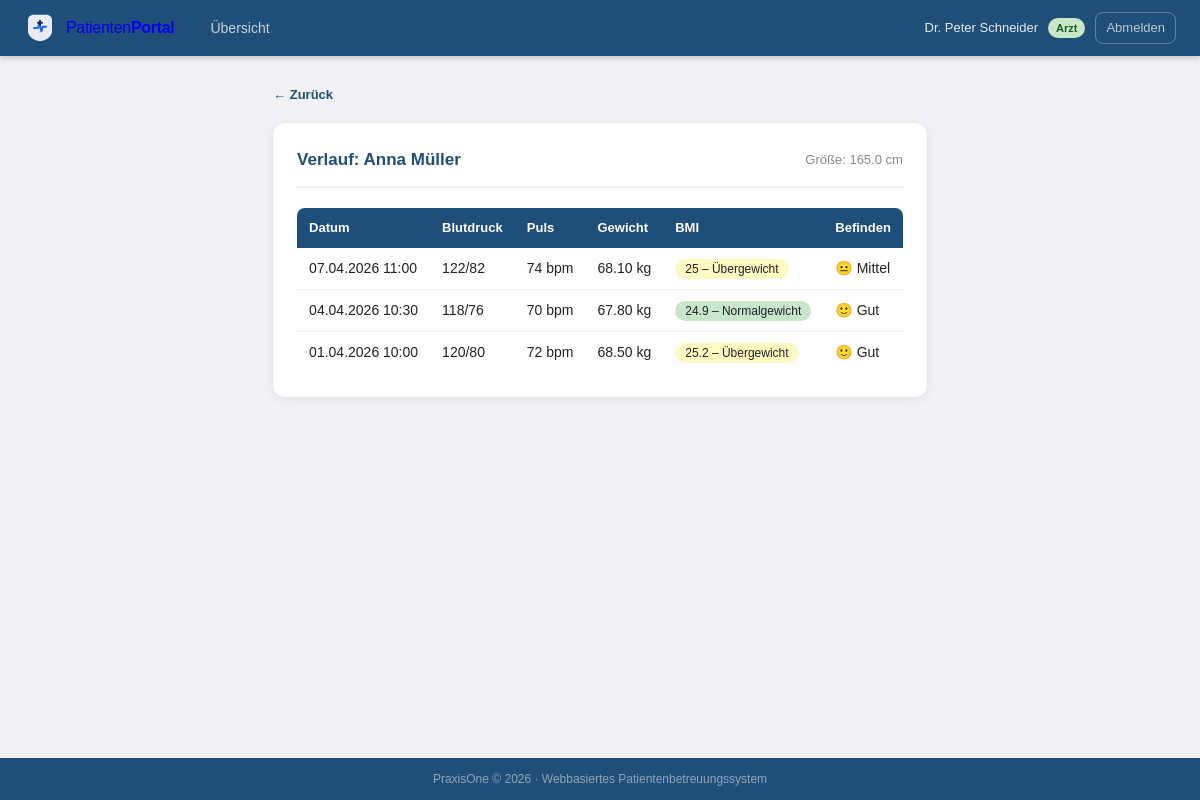
Screenshot of /verlauf.php?id=2 (signed in) with the database file from the repository.
### tables this page shows
CREATE TABLE `patienten` (
  `PID`          INT(11)      NOT NULL AUTO_INCREMENT,
  `Name`         VARCHAR(100) DEFAULT NULL,
  `Vorname`      VARCHAR(100) DEFAULT NULL,
  `Geburtsdatum` DATE         DEFAULT NULL,
  `Strasse`      VARCHAR(100) DEFAULT NULL,
  `Hausnummer`   VARCHAR(10)  DEFAULT NULL,
  `PLZ`          VARCHAR(10)  DEFAULT NULL,
  `Ort`          VARCHAR(100) DEFAULT NULL,
  `Groesse`      DECIMAL(4,1) DEFAULT NULL,
  PRIMARY KEY (`PID`)
);

CREATE TABLE `messungen` (
  `MID`      INT(11)      NOT NULL AUTO_INCREMENT,
  `PID`      INT(11)      DEFAULT NULL,
  `Datum`    DATETIME     DEFAULT CURRENT_TIMESTAMP,
  `Gewicht`  DECIMAL(5,2) DEFAULT NULL,
  `RR`       VARCHAR(10)  DEFAULT NULL,
  `P`        INT(11)      DEFAULT NULL,
  `Befinden` INT(11)      DEFAULT NULL,
  PRIMARY KEY (`MID`),
  KEY `PID` (`PID`),
  CONSTRAINT `messungen_ibfk_1` FOREIGN KEY (`PID`) REFERENCES `patienten` (`PID`)
    ON DELETE CASCADE ON UPDATE CASCADE
);

### Includes/auth.php (called while the page is built, shortened)
<?php
function aktueller_user(): array {
    return [
        'id'    => $_SESSION['user_id'],
        'name'  => $_SESSION['realname'] ?? $_SESSION['username'],
        'rolle' => $_SESSION['rolle'],
    ];
}

### Includes/functions.php (called while the page is built, shortened)
<?php
function bmi_berechnen(?float $gewicht, ?float $groesse_cm): ?float {
    $g = $groesse_cm / 100;
    return round($gewicht / ($g * $g), 1);
}
function bmi_klasse(?float $bmi): string {
    if ($bmi <= 24.9) return 'normal';
    if ($bmi <= 29.9) return 'uebergewicht';
    return 'adipositas';
}
function bmi_label(?float $bmi): string {
    return match(bmi_klasse($bmi)) {
        'untergewicht' => 'Untergewicht',
        'normal'       => 'Normalgewicht',
        'uebergewicht' => 'Übergewicht',
        'adipositas'   => 'Adipositas',
        default        => '–'
    };
}
function bmi_farbe(?float $bmi): string {
    return match(bmi_klasse($bmi)) {
        'untergewicht' => '#b3d4f5',
        'normal'       => '#c8e6c9',
        'uebergewicht' => '#fff9c4',
        'adipositas'   => '#ffcdd2',
        default        => '#e0e0e0'
    };
}
function rr_status(?string $rr): string {
    [$sys, $dia] = explode('/', $rr);
    return 'normal';
}
function befinden_text(int $wert): string {
    return match($wert) {
        1 => '😞 Sehr schlecht', 2 => '😕 Schlecht', 3 => '😐 Mittel',
        4 => '🙂 Gut',           5 => '😄 Sehr gut', default => '–'
    };
}
function datum_formatieren(?string $datum, bool $uhrzeit = false): string {
    return date($uhrzeit ? 'd.m.Y H:i' : 'd.m.Y', strtotime($datum));
}

### verlauf.php (the view, shortened to what this page needs)
<?php
require_once "Includes/auth.php";
require_once "Includes/functions.php";
require_once "Config/db.php";
$user  = aktueller_user();
$rolle = $user['rolle'];
if ($rolle === 'Pat') {
    $pid = $user['id'];
} elseif (in_array($rolle, ['Arzt','Ass']) && isset($_GET['id']) && is_numeric($_GET['id'])) {
    $pid = (int)$_GET['id'];
} else { header("Location: login.php"); exit(); }
$stmt = $pdo->prepare("SELECT * FROM patienten WHERE PID = :pid");
$stmt->execute([':pid' => $pid]);
$patient = $stmt->fetch();
$stmt2 = $pdo->prepare("SELECT * FROM messungen WHERE PID = :pid ORDER BY Datum DESC");
$stmt2->execute([':pid' => $pid]);
$messungen = $stmt2->fetchAll();
$zurueck = match($rolle) { 'Arzt' => "patient_detail.php?id=$pid", 'Ass' => "dashboard_fachkraft.php", default => "dashboard_patient.php" };
$groesse  = $patient['Groesse'] ?: null;
require_once "Includes/header.php";
?>
<a class="link-zurueck" href="<?= $zurueck ?>">← Zurück</a>
<div class="card">
    <div class="card-header">
        <h2>Verlauf: <?= htmlspecialchars($patient['Vorname'] . ' ' . $patient['Name']) ?></h2>
        <?php if ($groesse): ?>
            <span style="font-size:13px; color:var(--text-hell)">Größe: <?= $groesse ?> cm</span>
        <?php else: ?>
            <span style="font-size:13px; color:var(--rot)">⚠️ Keine Körpergröße – BMI nicht berechenbar</span>
        <?php endif; ?>
    </div>
    <?php if (empty($messungen)): ?>
        <p style="text-align:center; color:var(--text-hell); padding:20px 0">Noch keine Messungen vorhanden.</p>
    <?php else: ?>
    <div class="table-wrapper">
    <table>
        <thead>
            <tr><th>Datum</th><th>Blutdruck</th><th>Puls</th><th>Gewicht</th><th>BMI</th><th>Befinden</th></tr>
        </thead>
        <tbody>
        <?php foreach ($messungen as $m):
            $bmi = bmi_berechnen($m['Gewicht'], $groesse);
            $rr_w = rr_status($m['RR']);
        ?>
        <tr>
            <td><?= datum_formatieren($m['Datum'], true) ?></td>
            <td class="<?= $rr_w === 'kritisch' ? 'warn-kritisch' : ($rr_w === 'erhoeht' ? 'warn-erhoeht' : '') ?>">
                <?= htmlspecialchars($m['RR'] ?? '–') ?>
            </td>
            <td><?= $m['P'] ? $m['P'] . ' bpm' : '–' ?></td>
            <td><?= $m['Gewicht'] ? $m['Gewicht'] . ' kg' : '–' ?></td>
            <td><span class="bmi-pill" style="background:<?= bmi_farbe($bmi) ?>">
                <?= $bmi ? $bmi . ' – ' . bmi_label($bmi) : '–' ?>
            </span></td>
            <td><?= befinden_text((int)$m['Befinden']) ?></td>
        </tr>
        <?php endforeach; ?>
        </tbody>
    </table>
    </div>
    <?php endif; ?>
</div>
<?php require_once "Includes/footer.php"; ?>

### Assets/css/style.css (style rules this page uses)
*, *::before, *::after { box-sizing: border-box; margin: 0; padding: 0; }
:root { --blau-dunkel: #1F4E79; --blau-mittel: #2E75B6; --blau-hell: #5b9bd5; --blau-bg: #e8f0fb; --grau-bg: #f0f2f5; --grau-rand: #e0e0e0; --text-dunkel: #222; --text-mittel: #555; --text-hell: #888; --rot: #a32d2d; --rot-bg: #fde8e8; --gruen: #2d6a3f; --gruen-bg: #e6f4ea; --gelb-bg: #fff3cd; --gelb-text: #856404; --radius: 8px; --radius-lg: 12px; --shadow: 0 2px 10px rgba(0,0,0,0.08); }
body { font-family: Arial, Helvetica, sans-serif; background: var(--grau-bg); color: var(--text-dunkel); font-size: 14px; line-height: 1.5; min-height: 100vh; display: flex; flex-direction: column; }
.card { background: white; border-radius: var(--radius-lg); padding: 24px; box-shadow: var(--shadow); margin-bottom: 24px; }
.card-header { display: flex; align-items: center; justify-content: space-between; margin-bottom: 20px; padding-bottom: 14px; border-bottom: 2px solid var(--blau-bg); }
.card-header h2, .card-header h3 { margin: 0; color: var(--blau-dunkel); font-size: 17px; }
h2 { color: var(--blau-dunkel); font-size: 18px; margin-bottom: 16px; }
.table-wrapper { overflow-x: auto; }
table { width: 100%; border-collapse: collapse; font-size: 14px; }
thead th { background: var(--blau-dunkel); color: white; padding: 10px 12px; text-align: left; font-size: 13px; font-weight: 600; }
thead th:first-child { border-radius: var(--radius) 0 0 0; }
thead th:last-child { border-radius: 0 var(--radius) 0 0; }
tbody td { padding: 10px 12px; border-bottom: 1px solid #f0f0f0; vertical-align: middle; }
tbody tr:last-child td { border-bottom: none; }
.bmi-pill { padding: 3px 10px; border-radius: 12px; font-size: 12px; }
.link-zurueck { display: inline-block; margin-bottom: 18px; color: var(--blau-dunkel); text-decoration: none; font-size: 13px; font-weight: 600; }

### rows the page displays
patienten: Vorname+Name "Anna Müller", Groesse "165.0"
messungen: Datum "07.04.2026 11:00", RR "122/82", P "74", Gewicht "68.10", bmi "25", bmi "Übergewicht", Befinden "😐 Mittel"
messungen: Datum "04.04.2026 10:30", RR "118/76", P "70", Gewicht "67.80", bmi "24.9", bmi "Normalgewicht", Befinden "🙂 Gut"
messungen: Datum "01.04.2026 10:00", RR "120/80", P "72", Gewicht "68.50", bmi "25.2", bmi "Übergewicht", Befinden "🙂 Gut"

### other values shown
$__user['name'] "Peter Schneider"
